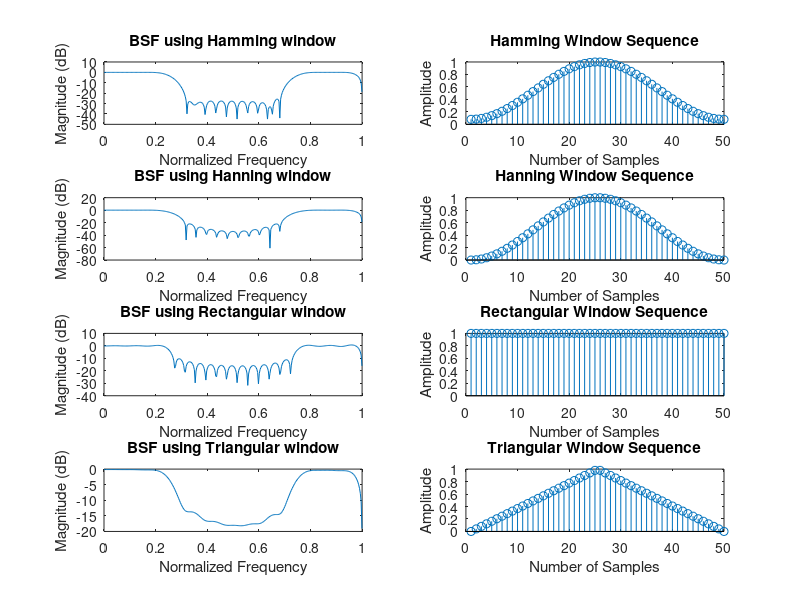

This chart was generated by the following MATLAB code:
clc;
clear all;
close all;

% Define filter specifications
wcl = 0.25 * pi;   % Lower cutoff frequency in radians
wc2 = 0.75 * pi;   % Upper cutoff frequency in radians
N = 50;            % Filter length (order + 1)
alpha = (N - 1) / 2;  % Midpoint of filter for symmetry
n = 0:1:N-1;       % Sample index for impulse response

% Calculate the ideal bandstop filter impulse response
hd = (sin(wcl * (n - alpha + eps)) - sin(wc2 * (n - alpha + eps)) + sin(pi * (n - alpha + eps))) ./ (pi * (n - alpha + eps));

% Define frequency range for plotting
w = 0:0.01:pi; 

% Bandstop Filter using Hamming Window
w1 = hamming(N);       % Generate Hamming window
hn = hd .* w1';        % Apply window to ideal impulse response
h1 = freqz(hn, 1, w);  % Frequency response of Hamming windowed filter

subplot(4, 2, 1);
plot(w / pi, 10 * log10(abs(h1)));
title('BSF using Hamming window');
xlabel('Normalized Frequency');
ylabel('Magnitude (dB)');

% Bandstop Filter using Hanning Window
w2 = hanning(N);       % Generate Hanning window
hn = hd .* w2';        % Apply window to ideal impulse response
h2 = freqz(hn, 1, w);  % Frequency response of Hanning windowed filter

subplot(4, 2, 3);
plot(w / pi, 10 * log10(abs(h2)));
title('BSF using Hanning window');
xlabel('Normalized Frequency');
ylabel('Magnitude (dB)');

% Bandstop Filter using Rectangular Window
w3 = boxcar(N);        % Generate Rectangular window
hn = hd .* w3';        % Apply window to ideal impulse response
h3 = freqz(hn, 1, w);  % Frequency response of Rectangular windowed filter

subplot(4, 2, 5);
plot(w / pi, 10 * log10(abs(h3)));
title('BSF using Rectangular window');
xlabel('Normalized Frequency');
ylabel('Magnitude (dB)');

% Bandstop Filter using Triangular (Bartlett) Window
w4 = bartlett(N);      % Generate Triangular window
hn = hd .* w4';        % Apply window to ideal impulse response
h4 = freqz(hn, 1, w);  % Frequency response of Triangular windowed filter

subplot(4, 2, 7);
plot(w / pi, 10 * log10(abs(h4)));
title('BSF using Triangular window');
xlabel('Normalized Frequency');
ylabel('Magnitude (dB)');

% Plotting Window Sequences
% Hamming Window Sequence
subplot(4, 2, 2);
stem(w1);
title('Hamming Window Sequence');
xlabel('Number of Samples');
ylabel('Amplitude');

% Hanning Window Sequence
subplot(4, 2, 4);
stem(w2);
title('Hanning Window Sequence');
xlabel('Number of Samples');
ylabel('Amplitude');

% Rectangular Window Sequence
subplot(4, 2, 6);
stem(w3);
title('Rectangular Window Sequence');
xlabel('Number of Samples');
ylabel('Amplitude');

% Triangular Window Sequence
subplot(4, 2, 8);
stem(w4);
title('Triangular Window Sequence');
xlabel('Number of Samples');
ylabel('Amplitude');